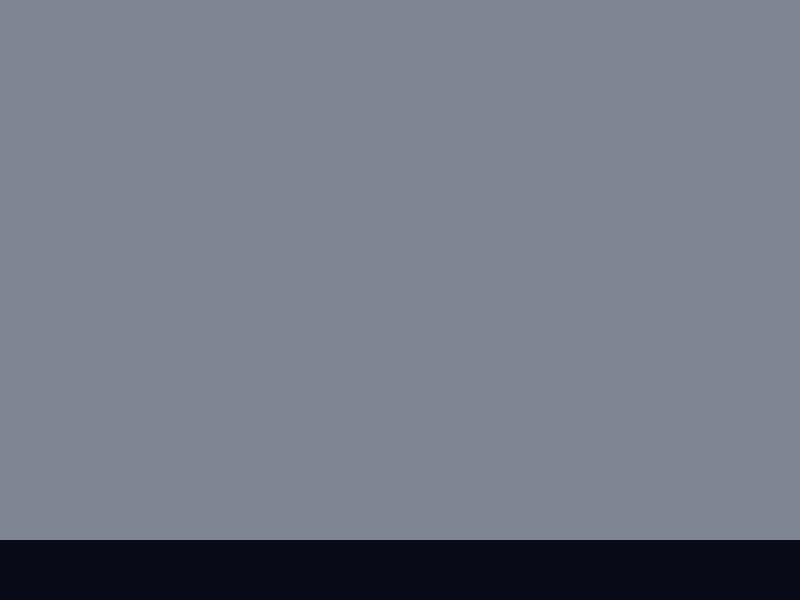
Frame 1 (no input)
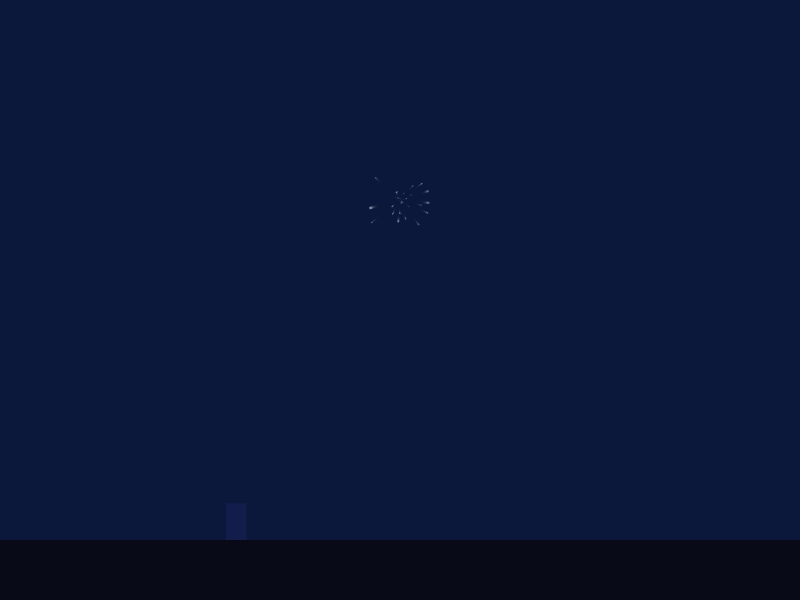
Frame 60 (the mouse pressed at the canvas centre just before this capture)
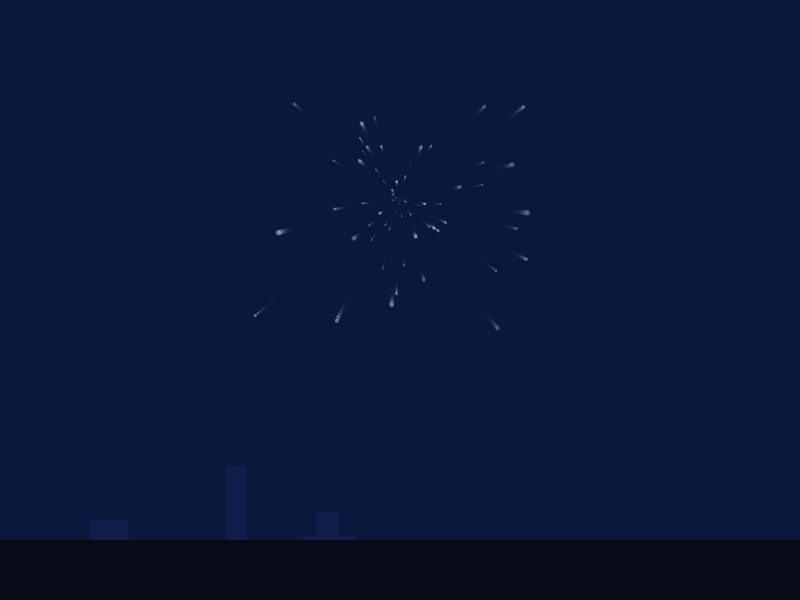
Frame 120 (the mouse held since frame 60 and released just before this capture)

The Processing sketch that drew these frames (run headless with seeded random() and noise(); from frame 60 on, the mouse is pressed at the canvas centre):

// Processing sketch: cityscape_stars
// ── cityscape_stars.pde
int MAX_STARS = 1000;
int MAX_SKYSCRAPERS = 170;
float num_stars = 0;
float star_alpha = 120;
float num_skyscrapers = 0;
color[] STAR_COLORS = new color[] { #9EA6BF, #DFFBFF, #D7D9E3};
color SKY_COLOR = #0a183b;
color GROUND_COLOR = #080A17;
color SKYSCRAPER_MID = #0F1739;
color SKYSCRAPER_TALL = #131D4C;
String[] SKYSCRAPER_STYLES = new String[] { "RECT", "POINT", "SLOPE"};
float STAR_BIRTH_RATE = 0.65;
float skyscraper_birth_rate = 0.005;
float GROUND_HEIGHT = 540;
float SKYSCRAPER_MAX_HEIGHT = 200;
float light_pollution = 0;
float light_pollution_rate = 0.05;


static ArrayList<Star> stars = new ArrayList();
static ArrayList<Skyscraper> skyscrapers = new ArrayList();

void setup() {
  size(800, 600);
  
  for (int i = 0; i < MAX_STARS; i++) {
    stars.add(new Star());
  }
  
  for (int i = 0; i < MAX_SKYSCRAPERS; i++) {
    if (i < 60) {
      skyscrapers.add(new Skyscraper(120, 300, SKYSCRAPER_TALL));
    } else if (i < 95) {
      skyscrapers.add(new Skyscraper(70, 240, SKYSCRAPER_MID));
    } else {
      skyscrapers.add(new Skyscraper(15, 110, GROUND_COLOR));
    }
  }
  
}

void draw() {
  //background(0);
  noStroke();
  fill(SKY_COLOR, 100);
  rect(0, 0, width, height);
  
  //noStroke();
  //fill(#FEF9A8, light_pollution);
  //ellipse(width / 2, height, width + 300, height + 80);
  
  for (int i = 0; i < num_stars; i++) {
    Star s = stars.get(i);
    s.update(star_alpha);
  }
  
  for (int i = 0; i < num_skyscrapers; i++) {
    Skyscraper s = skyscrapers.get(i);
    s.update();
  }
  
  if (star_alpha > 3) {
    star_alpha -= 0.15;
  }
  
  if (num_stars < MAX_STARS - STAR_BIRTH_RATE) {
    num_stars += STAR_BIRTH_RATE; 
  }
  
  if (num_skyscrapers < MAX_SKYSCRAPERS - skyscraper_birth_rate) {
    num_skyscrapers += skyscraper_birth_rate; 
    skyscraper_birth_rate += 0.001;
  }
 
 noStroke();
 fill(GROUND_COLOR);
 rect(0, GROUND_HEIGHT, width, 60);
 
 if (light_pollution < 150) {
   light_pollution += light_pollution_rate;
   light_pollution_rate += 0.001;
 }

 
}

// ── FadeColorTimer.pde
/*
* Jeremy Douglass
* February 2017
* https://forum.processing.org/two/discussion/20861/change-between-colors-over-time.html
* 
* This class fades between two colors over a set duration.  
*/

class FadeColorTimer {
  color c1, c2, c;
  int start, duration;
  FadeColorTimer(color _c1, color _c2, int _duration){
    c1 = _c1;
    c2 = _c2;
    start = millis();
    duration = _duration;
  }
  color c(){
    c = lerpColor( c1, c2, map(millis(), start, start + duration, 0.0, 1.0));
    return c;
  }
}

// ── Skyscraper.pde
class Skyscraper {
  
  float x, y, w, h, targetHeight, growSpeed;
  color c;
  String style;
  float pointHeight, targetPointHeight;
  
  Skyscraper(float minHeight, float maxHeight, color fillColor) {
    this.x = random(0, 800);
    this.y = 0;
    this.w = random(20, 60);
    this.h = 0;
    this.targetHeight = random(minHeight, maxHeight);
    this.growSpeed = random(0.4, 0.8);
    this.c = fillColor;
    this.style = SKYSCRAPER_STYLES[round(random(0, SKYSCRAPER_STYLES.length - 1))];
    this.pointHeight = 0;
    this.targetPointHeight = random(10, 30);
  }
  
  void update() {
    //this.move();
    this.grow();
    this.render();
  }

  void grow() {
    if (this.h < targetHeight) {
      this.h += growSpeed;
    } else if (this.pointHeight < targetPointHeight) {
      this.pointHeight += growSpeed;
    }
  }
    
  void render() {
    pushMatrix();
    translate(x, GROUND_HEIGHT);
    fill(c);
    
    if (style == "RECT") {
      rect(this.x - w, this.y - h, this.w, this.h);
    }
    if (style == "POINT") {
      rect(this.x, this.y - h, this.w, this.h);
      if (this.h > targetHeight - 10) {
        rect(this.x + this.w / 4, this.y - h - pointHeight, this.w / 2, pointHeight);
      }
    }
    if (style == "SLOPE") {
      rect(this.x, this.y - h, this.w, this.h);
      if (this.h > targetHeight - 10) {
        triangle(
          this.x,
          this.y - this.h,
          this.x + this.w,
          this.y - this.h,
          this.x + this.w,
          this.y - this.h - this.pointHeight
        );
      }
    }
    popMatrix();
  }
}

// ── Star.pde
class Star {
  
  float x, y, r, speed, theta;
  float visibility;
  color c;
  float a;
  
  Star() {
    this.x = 0;
    this.y = 0;
    this.r = random(0.8, 2);
    this.speed = random(0.4, 1.4);
    this.visibility = 0;
    this.theta = random(TWO_PI);
    this.c = STAR_COLORS[round(random(0, STAR_COLORS.length - 1))];
  }
  
  void update(float alpha) {
    this.move();
    //this.collision();
    this.render(alpha);
  }

  void move() {
    this.visibility += 1;
    this.x += cos(this.theta) * this.speed * this.visibility / 40;
    this.y += sin(this.theta) * this.speed * this.visibility / 40;
  }
  
  //void collision() {
  //   if ((this.x > width + this.r) || (this.x < -this.r) || (this.y > height + this.r) || (this.x < -this.r)) {
  //    stars.remove(this);
  //  } 
  //}
    
  void render(float alpha) {
    pushMatrix();
    translate(width /2 , height / 3);
    //fill(#DFFBFF, 50);
    fill(c, int(alpha));
    circle(this.x, this.y, this.r * this.visibility / 40);
    popMatrix();
  }
}
